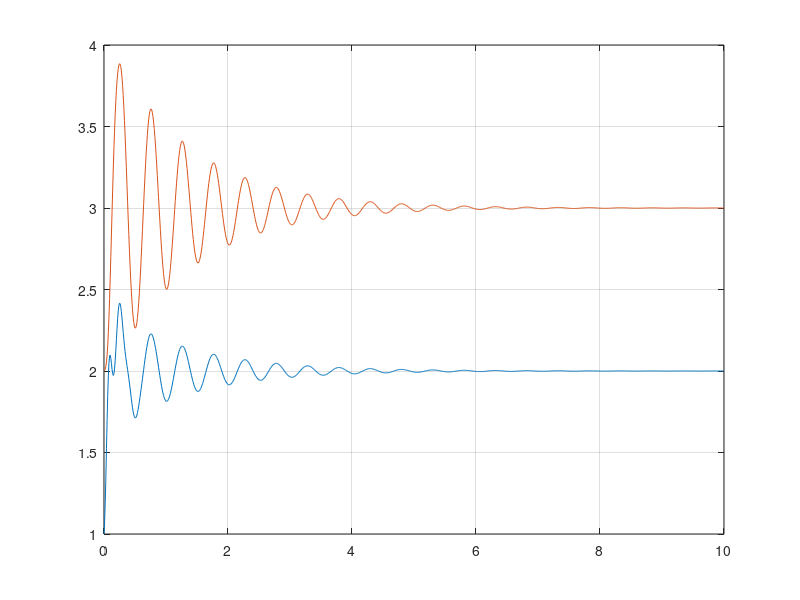

MATLAB code for this plot:
% Simulation Zweimassenschwinger mit dem 2-Schritt-BDF-Verfahren und dem Newton-Verfahren
clear;
figure;

e = 1e-7;

m_1 = 1;
m_2 = 2;
c_1 = 1000;
c_2 = 500;
d_1 = 10;
d_2 = 5;
x_r = 1;
x_1_0 = 1;
x_2_0 = 2;
v_1_0 = 0;
v_2_0 = 0;
l = 1;

h = 0.01;
t_stop = 10;

t(1) = 0;
x_1(1) = x_1_0;
x_2(1) = x_2_0;
v_1(1) = v_1_0;
v_2(1) = v_2_0;

J = [1/h, 0 , -1, 0; 0, 1/h, 0, -1; (c_1 + c_2)/m_1, -c_2/m_1, 1/h + (d_1 + d_2)/m_1, -d_2/m_1; -c_2/m_2, c_2/m_2, -d_2/m_2, 1/h + d_2/m_2];
J_2 = [3/2*1/h, 0 , -1, 0; 0, 3/2*1/h, 0, -1; (c_1 + c_2)/m_1, -c_2/m_1, 3/2*1/h + (d_1 + d_2)/m_1, -d_2/m_1; -c_2/m_2, c_2/m_2, -d_2/m_2, 3/2*1/h + d_2/m_2];

for j=1:1/h*t_stop
    
    t(j+1) = t(j)+h;
    
    x_1_neu = x_1(j) + h*v_1(j);
    x_2_neu = x_2(j) + h*v_2(j);
    v_1_neu = v_1(j) + h*(-c_1/m_1*(x_1(j) - x_r - l) - d_1/m_1*v_1(j) + c_2/m_1*(x_2(j) - x_1(j) - l) + d_2/m_1*(v_2(j) - v_1(j)));
    v_2_neu = v_2(j) + h*(-c_2/m_2*(x_2(j) - x_1(j) - l) - d_2/m_2*(v_2(j) - v_1(j)));

    while (1)
        
        if j<2
            
            f_1 = (x_1_neu - x_1(j))/h - v_1_neu;
            f_2 = (x_2_neu - x_2(j))/h - v_2_neu;
            f_3 = (v_1_neu - v_1(j))/h + c_1/m_1*(x_1_neu - x_r - l) + d_1/m_1*v_1_neu - c_2/m_1*(x_2_neu - x_1_neu - l) - d_2/m_1*(v_2_neu - v_1_neu);
            f_4 = (v_2_neu - v_2(j))/h + c_2/m_2*(x_2_neu - x_1_neu - l) + d_2/m_2*(v_2_neu - v_1_neu);

            f = [f_1; f_2; f_3; f_4];

            dx = -J^-1*f;
        
        else
            
            f_1 = (3/2*x_1_neu - 2*x_1(j) + 1/2*x_1(j-1))/h - v_1_neu;
            f_2 = (3/2*x_2_neu - 2*x_2(j) + 1/2*x_2(j-1))/h - v_2_neu;
            f_3 = (3/2*v_1_neu - 2*v_1(j) + 1/2*v_1(j-1))/h + c_1/m_1*(x_1_neu - x_r - l) + d_1/m_1*v_1_neu - c_2/m_1*(x_2_neu - x_1_neu - l) - d_2/m_1*(v_2_neu - v_1_neu);
            f_4 = (3/2*v_2_neu - 2*v_2(j) + 1/2*v_2(j-1))/h + c_2/m_2*(x_2_neu - x_1_neu - l) + d_2/m_2*(v_2_neu - v_1_neu);

            f = [f_1; f_2; f_3; f_4];

            dx = -J_2^-1*f;
            
        end

        if abs(x_1_neu - (x_1_neu + dx(1)))<e && abs(x_2_neu - (x_2_neu + dx(2)))<e && abs(v_1_neu - (v_1_neu + dx(3)))<e && abs(v_2_neu - (v_2_neu + dx(4)))<e
            break;
        end

        x_1_neu = x_1_neu + dx(1);
        x_2_neu = x_2_neu + dx(2);
        v_1_neu = v_1_neu + dx(3);
        v_2_neu = v_2_neu + dx(4);

    end
    
    x_1(j+1) = x_1_neu;
    x_2(j+1) = x_2_neu;
    v_1(j+1) = v_1_neu;
    v_2(j+1) = v_2_neu;
    
end

plot(t,x_1);
grid;
hold;
plot(t,x_2);